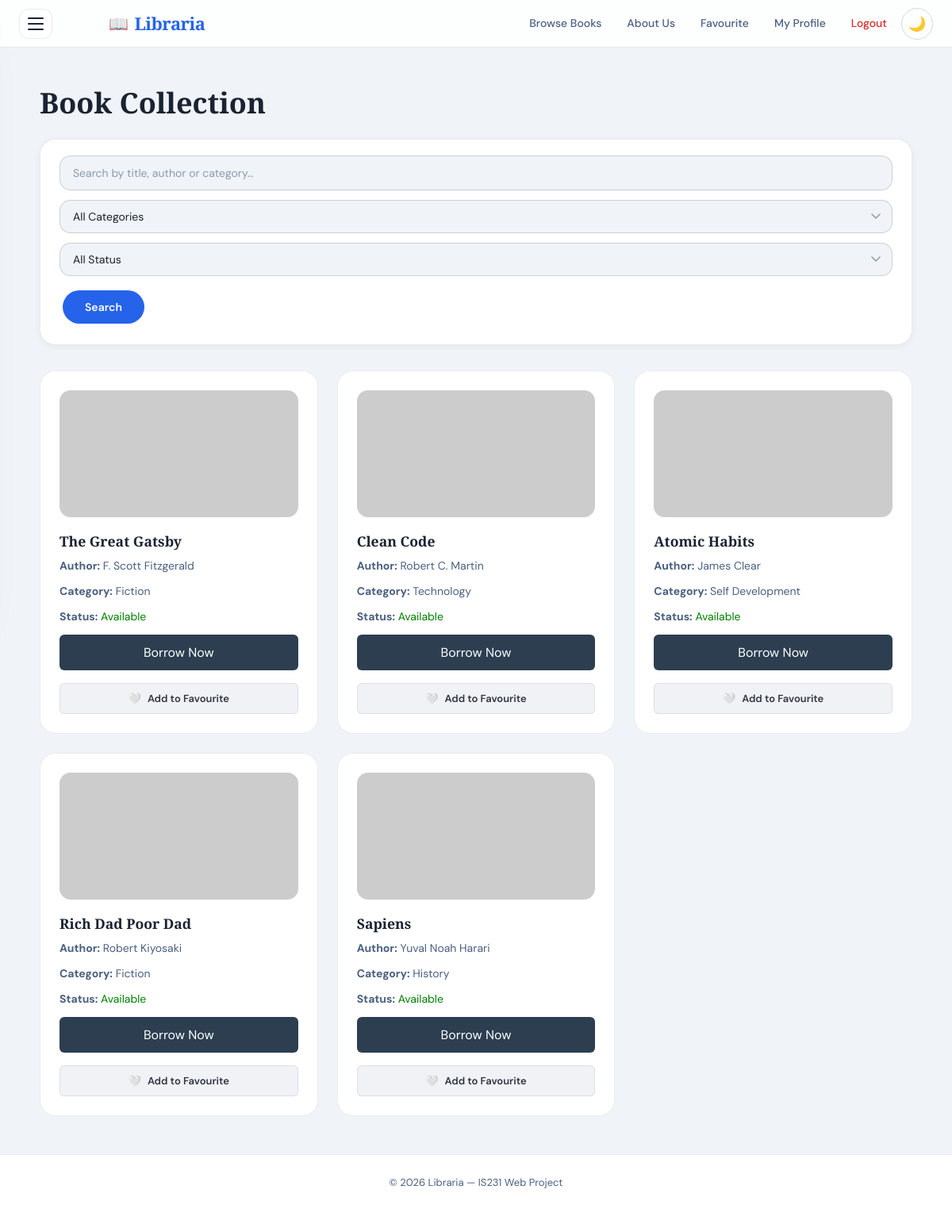
/books/ (signed in), run on the app's committed database.
### application/models.py (models this page shows, shortened)
class Book(models.Model):
    STATUS_CHOICES = [
        ('available', 'Available'),
        ('borrowed', 'Borrowed'),
    ]
    CATEGORY_CHOICES = [
        ('Fiction',          'Fiction'),
        ('Science',          'Science'),
        ('History',          'History'),
        ('Technology',       'Technology'),
        ('Philosophy',       'Philosophy'),
        ('Self Development', 'Self Development'),
    ]
    title = models.CharField(max_length=200)
    author = models.CharField(max_length=200)
    category = models.CharField(max_length=100, choices=CATEGORY_CHOICES, default='Fiction')
    status = models.CharField(max_length=20, choices=STATUS_CHOICES)
    image = models.URLField(blank=True, default='')
    year        = models.PositiveIntegerField(null=True, blank=True)
    pages       = models.PositiveIntegerField(null=True, blank=True)
    description = models.TextField(blank=True)
    created_at  = models.DateTimeField(auto_now_add=True)

### application/views.py (the view)
# urls.py: path('books/', views.books_page, name='books'),
def books_page(request):
    books = Book.objects.all()
    borrowed_ids = []
    favourite_ids = []
    if request.user.is_authenticated:
        borrowed_ids = BorrowRecord.objects.filter(user=request.user, is_returned=False).values_list('book_id', flat=True)
        favourite_ids = Favourite.objects.filter(user=request.user).values_list('book_id', flat=True)
    search = request.GET.get('search')
    category = request.GET.get('category')
    status = request.GET.get('status')
    if search:
        books = books.filter(title__icontains=search)
    if category:
        books = books.filter(category=category)
    if status:
        books = books.filter(status=status)
    return render(request, 'application/books.html', {
        "books": books,
        "borrowed_ids": borrowed_ids,
        "favourite_ids": favourite_ids
    })

### templates/application/books.html (shortened to what this page needs)
{% extends 'base.html' %} {% load static %} {% block content %}
<main>
  <div class="content" style="max-width: 1100px">
    <h1>Book Collection</h1>
    <div class="filters">
      <form
        method="GET"
        style="
          display: flex;
          flex-wrap: wrap;
          gap: 12px;
          align-items: flex-end;
          background: transparent;
          border: none;
          padding: 0;
          box-shadow: none;
          max-width: none;
        "
      >
        <input
          type="text"
          name="search"
          id="search-input"
          placeholder="Search by title, author or category…"
          style="flex: 1; min-width: 180px"
          value="{{ request.GET.search }}"
        />
        <select name="category" id="cat-filter">
          <option value="">All Categories</option>
        </select>
        <select name="status" id="status-filter">
          <option value="">All Status</option>
        </select>
        <button
          type="submit"
          id="search-btn"
          class="btn"
          style="width: auto; padding: 12px 28px"
        >
          Search
        </button>
      </form>
    </div>
    <div class="books-grid" id="books-grid">
      {% for book in books %}
      <div class="book-card" data-book-id="{{ book.id }}">
        <img
          src="{{ book.image|default:'https://placehold.co/200x300?text=No+Cover' }}"
          alt="{{ book.title }}"
          onerror="this.src='https://placehold.co/200x300?text=No+Cover'"
        />
        <h3>{{ book.title }}</h3>
        <p>
          <strong>Author:</strong>
          {{ book.author }}
        </p>
        <p>
          <strong>Category:</strong>
          {{ book.category }}
        </p>
        <p>
          <strong>Status:</strong>
          {% if book.status == "available" %}
          <span style="color: green"> Available </span>
          {% else %}
          <span style="color: red"> Borrowed </span>
          {% endif %}
        </p>
        <div style="margin-top: 10px; display: flex; flex-direction: column; gap: 8px;">
          {% if book.status == "available" %}
          <a
            href="{% url 'borrow_book' book.id %}"
            style="
              background-color: #2c3e50;
              color: white;
              padding: 10px;
              text-align: center;
              text-decoration: none;
              border-radius: 6px;
            "
          >
            Borrow Now
          </a>
          {% endif %}
          <button type="button"
                  class="fav-btn {% if book.id in favourite_ids %}active{% endif %}"
                  data-book-id="{{ book.id }}"
                  style="padding: 10px; border-radius: 6px; border: 1.5px solid var(--border); font-weight: 600; cursor: pointer; transition: all 0.3s ease; display: flex; align-items: center; justify-content: center; gap: 8px;
                         {% if book.id in favourite_ids %} background-color: #ff4757; color: white; border-color: #ff4757; {% else %} background-color: #f1f2f6; color: #2f3542; {% endif %}">
            <span class="heart-icon">{% if book.id in favourite_ids %}❤️{% else %}🤍{% endif %}</span>
            <span class="btn-text">{% if book.id in favourite_ids %}In Favourites{% else %}Add to Favourite{% endif %}</span>
          </button>
        </div>
      </div>
      {% empty %}
      <p>No books found.</p>
      {% endfor %}
    </div>
  </div>
</main>
{% endblock content %}

### data on the page
Book: title "The Great Gatsby", author "F. Scott Fitzgerald", category "Fiction", status "Available", shows "Add to Favourite"
Book: title "Clean Code", author "Robert C. Martin", category "Technology", status "Available", shows "Add to Favourite"
Book: title "Atomic Habits", author "James Clear", category "Self Development", status "Available", shows "Add to Favourite"
Book: title "Rich Dad Poor Dad", author "Robert Kiyosaki", category "Fiction", status "Available", shows "Add to Favourite"
Book: title "Sapiens", author "Yuval Noah Harari", category "History", status "Available", shows "Add to Favourite"
